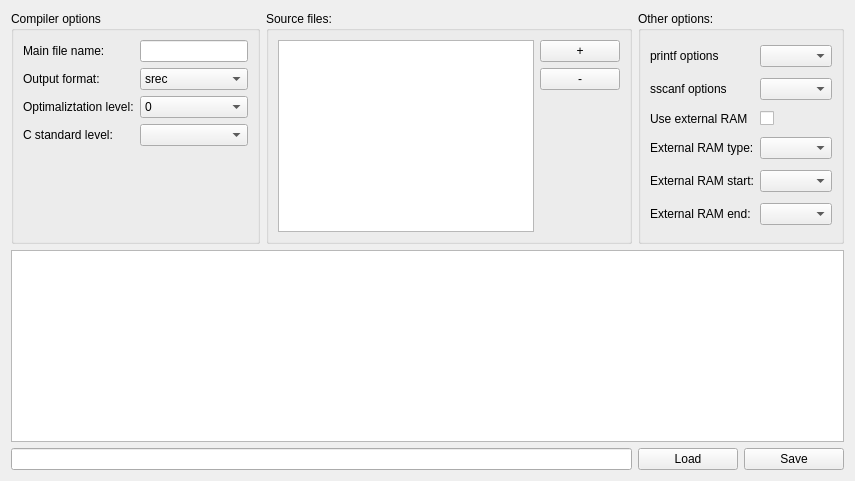
      <widget class="QWidget" name="tabMFileGenerator">
       <attribute name="title">
        <string>Makefile generator</string>
       </attribute>
       <layout class="QGridLayout" name="gridLayout_15">
        <item row="0" column="0">
         <widget class="QGroupBox" name="groupBoxCompilerOptions">
          <property name="title">
           <string>Compiler options</string>
          </property>
          <layout class="QGridLayout" name="gridLayout_13">
           <item row="0" column="0">
            <widget class="QLabel" name="mainFileNameLabel">
             <property name="text">
              <string>Main file name:</string>
             </property>
            </widget>
           </item>
           <item row="0" column="1">
            <widget class="QLineEdit" name="mainFileNameLineEdit"/>
           </item>
           <item row="1" column="0">
            <widget class="QLabel" name="outputFormatLabel">
             <property name="text">
              <string>Output format:</string>
             </property>
            </widget>
           </item>
           <item row="1" column="1">
            <widget class="QComboBox" name="outputFormatComboBox">
             <item>
              <property name="text">
               <string>srec</string>
              </property>
             </item>
             <item>
              <property name="text">
               <string>ihex</string>
              </property>
             </item>
             <item>
              <property name="text">
               <string>binary</string>
              </property>
             </item>
            </widget>
           </item>
           <item row="2" column="0">
            <widget class="QLabel" name="optimaliztationLevelLabel">
             <property name="text">
              <string>Optimaliztation level:</string>
             </property>
            </widget>
           </item>
           <item row="2" column="1">
            <widget class="QComboBox" name="optimaliztationLevelComboBox">
             <item>
              <property name="text">
               <string>0</string>
              </property>
             </item>
             <item>
              <property name="text">
               <string>1</string>
              </property>
             </item>
             <item>
              <property name="text">
               <string>s</string>
              </property>
             </item>
             <item>
              <property name="text">
               <string>2</string>
              </property>
             </item>
             <item>
              <property name="text">
               <string>3</string>
              </property>
             </item>
            </widget>
           </item>
           <item row="3" column="0">
            <widget class="QLabel" name="cStandardLevelLabel">
             <property name="text">
              <string>C standard level:</string>
             </property>
            </widget>
           </item>
           <item row="3" column="1">
            <widget class="QComboBox" name="cStandardLevelComboBox"/>
           </item>
           <item row="4" column="0">
            <spacer name="verticalSpacer_7">
             <property name="orientation">
              <enum>Qt::Vertical</enum>
             </property>
             <property name="sizeHint" stdset="0">
              <size>
               <width>20</width>
               <height>40</height>
              </size>
             </property>
            </spacer>
           </item>
          </layout>
         </widget>
        </item>
        <item row="0" column="1">
         <widget class="QGroupBox" name="groupBoxSourcefiles">
          <property name="title">
           <string>Source files:</string>
          </property>
          <layout class="QGridLayout" name="gridLayout_14">
           <item row="0" column="0" rowspan="4">
            <widget class="QTableView" name="tableView"/>
           </item>
           <item row="1" column="1">
            <widget class="QPushButton" name="pushButtonRemoveSource">
             <property name="text">
              <string>-</string>
             </property>
            </widget>
           </item>
           <item row="2" column="1">
            <spacer name="verticalSpacer_6">
             <property name="orientation">
              <enum>Qt::Vertical</enum>
             </property>
             <property name="sizeHint" stdset="0">
              <size>
               <width>20</width>
               <height>117</height>
              </size>
             </property>
            </spacer>
           </item>
           <item row="0" column="1">
            <widget class="QPushButton" name="pushButtonAddSource">
             <property name="text">
              <string>+</string>
             </property>
            </widget>
           </item>
          </layout>
         </widget>
        </item>
        <item row="0" column="2" colspan="2">
         <widget class="QGroupBox" name="groupBoxMakefileOtherSettings">
          <property name="title">
           <string>Other options:</string>
          </property>
          <layout class="QGridLayout" name="gridLayout_16">
           <item row="0" column="0">
            <widget class="QLabel" name="printfOptionsLabel">
             <property name="text">
              <string>printf options</string>
             </property>
            </widget>
           </item>
           <item row="0" column="1">
            <widget class="QComboBox" name="printfOptionsComboBox"/>
           </item>
           <item row="1" column="0">
            <widget class="QLabel" name="sscanfOptionsLabel">
             <property name="text">
              <string>sscanf options</string>
             </property>
            </widget>
           </item>
           <item row="1" column="1">
            <widget class="QComboBox" name="sscanfOptionsComboBox"/>
           </item>
           <item row="2" column="0">
            <widget class="QLabel" name="externalRamLabel">
             <property name="text">
              <string>Use external RAM</string>
             </property>
            </widget>
           </item>
           <item row="2" column="1">
            <widget class="QCheckBox" name="useExternalRamCheckBox"/>
           </item>
           <item row="3" column="0">
            <widget class="QLabel" name="externalRAMTypeLabel">
             <property name="text">
              <string>External RAM type:</string>
             </property>
            </widget>
           </item>
           <item row="3" column="1">
            <widget class="QComboBox" name="externalRAMTypeComboBox"/>
           </item>
           <item row="4" column="0">
            <widget class="QLabel" name="externalRAMStartLabel">
             <property name="text">
              <string>External RAM start:</string>
             </property>
            </widget>
           </item>
           <item row="4" column="1">
            <widget class="QComboBox" name="externalRAMStartComboBox"/>
           </item>
           <item row="5" column="0">
            <widget class="QLabel" name="externalRAMEndLabel">
             <property name="text">
              <string>External RAM end:</string>
             </property>
            </widget>
           </item>
           <item row="5" column="1">
            <widget class="QComboBox" name="externalRAMEndComboBox"/>
           </item>
          </layout>
         </widget>
        </item>
        <item row="1" column="0" colspan="4">
         <widget class="QTextEdit" name="textEditMakeFile"/>
        </item>
        <item row="2" column="0" colspan="2">
         <widget class="QLineEdit" name="lineEditMakefilePath"/>
        </item>
        <item row="2" column="2">
         <widget class="QPushButton" name="pushButtonMakefile">
          <property name="text">
           <string>Load</string>
          </property>
         </widget>
        </item>
        <item row="2" column="3">
         <widget class="QPushButton" name="pushButtonSaveMakeFile">
          <property name="text">
           <string>Save</string>
          </property>
         </widget>
        </item>
       </layout>
      </widget>
